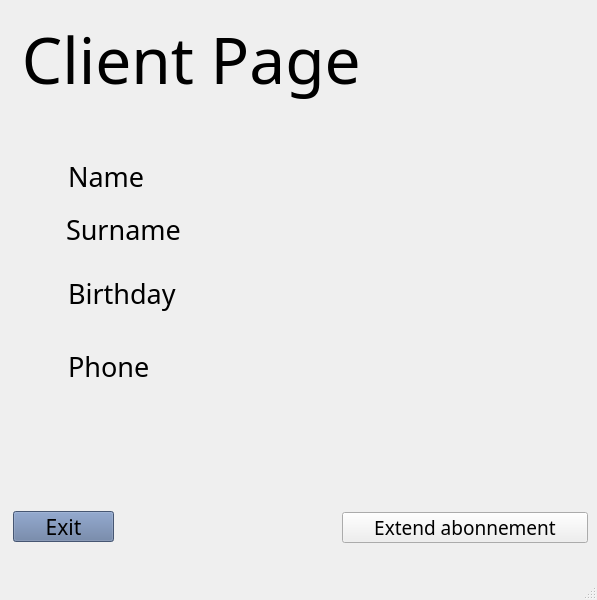
<?xml version="1.0" encoding="UTF-8"?>
<ui version="4.0">
 <class>clientForm</class>
 <widget class="QMainWindow" name="clientForm">
  <property name="geometry">
   <rect>
    <x>0</x>
    <y>0</y>
    <width>597</width>
    <height>600</height>
   </rect>
  </property>
  <property name="sizePolicy">
   <sizepolicy hsizetype="Fixed" vsizetype="Fixed">
    <horstretch>0</horstretch>
    <verstretch>0</verstretch>
   </sizepolicy>
  </property>
  <property name="minimumSize">
   <size>
    <width>597</width>
    <height>600</height>
   </size>
  </property>
  <property name="maximumSize">
   <size>
    <width>597</width>
    <height>600</height>
   </size>
  </property>
  <property name="baseSize">
   <size>
    <width>597</width>
    <height>600</height>
   </size>
  </property>
  <property name="windowTitle">
   <string>Client</string>
  </property>
  <widget class="QWidget" name="centralwidget">
   <widget class="QPushButton" name="buyButton">
    <property name="geometry">
     <rect>
      <x>342</x>
      <y>512</y>
      <width>246</width>
      <height>31</height>
     </rect>
    </property>
    <property name="font">
     <font>
      <family>AR JULIAN</family>
      <pointsize>14</pointsize>
     </font>
    </property>
    <property name="styleSheet">
     <string notr="true">backgroung-color:rgb(121, 140, 173)</string>
    </property>
    <property name="text">
     <string>Extend abonnement</string>
    </property>
   </widget>
   <widget class="QLabel" name="label">
    <property name="geometry">
     <rect>
      <x>-28</x>
      <y>9</y>
      <width>601</width>
      <height>100</height>
     </rect>
    </property>
    <property name="font">
     <font>
      <family>AR JULIAN</family>
      <pointsize>48</pointsize>
     </font>
    </property>
    <property name="text">
     <string>   Client Page</string>
    </property>
   </widget>
   <widget class="QPushButton" name="clientExitButton">
    <property name="geometry">
     <rect>
      <x>13</x>
      <y>511</y>
      <width>101</width>
      <height>31</height>
     </rect>
    </property>
    <property name="font">
     <font>
      <family>AR JULIAN</family>
      <pointsize>16</pointsize>
     </font>
    </property>
    <property name="styleSheet">
     <string notr="true">background-color: rgb(98, 120, 159);</string>
    </property>
    <property name="text">
     <string>Exit</string>
    </property>
   </widget>
   <widget class="QLabel" name="label_2">
    <property name="geometry">
     <rect>
      <x>68</x>
      <y>142</y>
      <width>163</width>
      <height>68</height>
     </rect>
    </property>
    <property name="font">
     <font>
      <family>MV Boli</family>
      <pointsize>20</pointsize>
     </font>
    </property>
    <property name="text">
     <string>Name</string>
    </property>
   </widget>
   <widget class="QLabel" name="label_6">
    <property name="geometry">
     <rect>
      <x>66</x>
      <y>196</y>
      <width>161</width>
      <height>67</height>
     </rect>
    </property>
    <property name="font">
     <font>
      <family>MV Boli</family>
      <pointsize>20</pointsize>
     </font>
    </property>
    <property name="text">
     <string>Surname</string>
    </property>
   </widget>
   <widget class="QLabel" name="label_7">
    <property name="geometry">
     <rect>
      <x>68</x>
      <y>254</y>
      <width>179</width>
      <height>78</height>
     </rect>
    </property>
    <property name="font">
     <font>
      <family>MV Boli</family>
      <pointsize>20</pointsize>
     </font>
    </property>
    <property name="text">
     <string>Birthday</string>
    </property>
   </widget>
   <widget class="QLabel" name="label_8">
    <property name="geometry">
     <rect>
      <x>68</x>
      <y>328</y>
      <width>165</width>
      <height>76</height>
     </rect>
    </property>
    <property name="font">
     <font>
      <family>MV Boli</family>
      <pointsize>20</pointsize>
     </font>
    </property>
    <property name="text">
     <string>Phone</string>
    </property>
   </widget>
   <widget class="QLabel" name="name">
    <property name="geometry">
     <rect>
      <x>405</x>
      <y>153</y>
      <width>177</width>
      <height>52</height>
     </rect>
    </property>
    <property name="font">
     <font>
      <family>AR JULIAN</family>
      <pointsize>16</pointsize>
     </font>
    </property>
    <property name="autoFillBackground">
     <bool>false</bool>
    </property>
    <property name="text">
     <string/>
    </property>
   </widget>
   <widget class="QLabel" name="surname">
    <property name="geometry">
     <rect>
      <x>403</x>
      <y>211</y>
      <width>178</width>
      <height>56</height>
     </rect>
    </property>
    <property name="font">
     <font>
      <family>AR JULIAN</family>
      <pointsize>16</pointsize>
     </font>
    </property>
    <property name="autoFillBackground">
     <bool>false</bool>
    </property>
    <property name="text">
     <string/>
    </property>
   </widget>
   <widget class="QLabel" name="birthday">
    <property name="geometry">
     <rect>
      <x>410</x>
      <y>333</y>
      <width>179</width>
      <height>57</height>
     </rect>
    </property>
    <property name="font">
     <font>
      <family>AR JULIAN</family>
      <pointsize>16</pointsize>
     </font>
    </property>
    <property name="autoFillBackground">
     <bool>false</bool>
    </property>
    <property name="text">
     <string/>
    </property>
   </widget>
   <widget class="QLabel" name="phone">
    <property name="geometry">
     <rect>
      <x>407</x>
      <y>269</y>
      <width>180</width>
      <height>56</height>
     </rect>
    </property>
    <property name="font">
     <font>
      <family>AR JULIAN</family>
      <pointsize>16</pointsize>
     </font>
    </property>
    <property name="autoFillBackground">
     <bool>false</bool>
    </property>
    <property name="text">
     <string/>
    </property>
   </widget>
   <widget class="QLabel" name="label_3">
    <property name="geometry">
     <rect>
      <x>-3</x>
      <y>-1</y>
      <width>601</width>
      <height>555</height>
     </rect>
    </property>
    <property name="text">
     <string/>
    </property>
    <property name="pixmap">
     <pixmap>../../../../../project/картинки/1316617074_yoga-dlya-zhivotnyh-3.jpg</pixmap>
    </property>
   </widget>
   <zorder>label_3</zorder>
   <zorder>buyButton</zorder>
   <zorder>label</zorder>
   <zorder>clientExitButton</zorder>
   <zorder>label_2</zorder>
   <zorder>label_6</zorder>
   <zorder>label_7</zorder>
   <zorder>label_8</zorder>
   <zorder>name</zorder>
   <zorder>surname</zorder>
   <zorder>birthday</zorder>
   <zorder>phone</zorder>
  </widget>
  <widget class="QMenuBar" name="menubar">
   <property name="geometry">
    <rect>
     <x>0</x>
     <y>0</y>
     <width>597</width>
     <height>26</height>
    </rect>
   </property>
  </widget>
  <widget class="QStatusBar" name="statusbar"/>
 </widget>
 <resources/>
 <connections/>
</ui>
